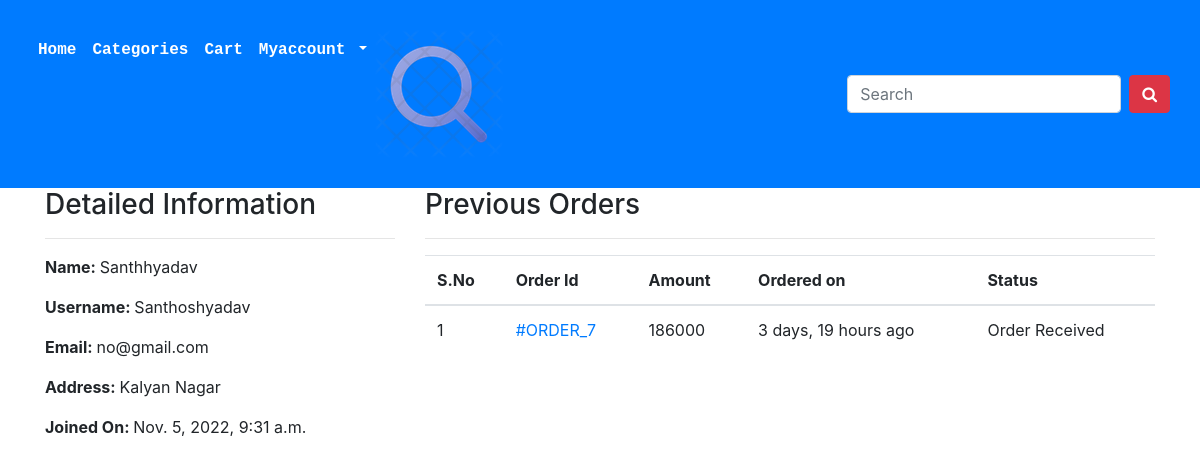
Screenshot of /profile/ (signed in) with the database file from the repository.
### ecomapp/models.py (models this page shows, shortened)
class Customer(models.Model):
    user = models.OneToOneField(User, on_delete=models.CASCADE)
    full_name = models.CharField(max_length=200)
    address = models.CharField(max_length=200, null=True, blank=True)
    joined_on = models.DateTimeField(auto_now_add=True)

class Order(models.Model):
    cart = models.OneToOneField(Cart, on_delete=models.CASCADE)
    ordered_by = models.CharField(max_length=200)
    shipping_address = models.CharField(max_length=200)
    mobile = models.CharField(max_length=10)
    email = models.EmailField(null=True, blank=True)
    subtotal = models.PositiveIntegerField()
    discount = models.PositiveIntegerField()
    total = models.PositiveIntegerField()
    order_status = models.CharField(max_length=250, choices=ORDER_STATUS)
    created_at = models.DateTimeField(auto_now_add=True)

### ecomapp/views.py (the view)
# urls.py: path("profile/", CustomerProfileView.as_view(), name="customerprofile"),
class CustomerProfileView(TemplateView):
     template_name = "customerprofile.html"
     def dispatch(self, request, *args, **kwargs):
         if request.user.is_authenticated and Customer.objects.filter(user=request.user).exists():
          pass
         else:
          return redirect("/login/?next=/profile/")
         return super().dispatch(request, *args, **kwargs)
     def get_context_data(self, **kwargs):
         context = super().get_context_data(**kwargs)
         customer = self.request.user.customer
         context['customer'] = customer
         orders = Order.objects.filter(cart__customer=customer).order_by("-id")
         context['orders'] = orders
         return context

### templates/customerprofile.html (shortened to what this page needs)
{% extends 'base.html' %}
{% block content %}
<div class="container">
    <div class="row">
        <div class="col-md-4">
            <h3>Detailed Information</h3><hr>
            <p><span class="font-weight-bold" >Name: </span>{{customer.full_name}}</p>
            <p><span class="font-weight-bold" >Username: </span>{{customer.user.username}}</p>
            <p><span class="font-weight-bold" >Email: </span>{{customer.user.email}}</p>
            <p><span class="font-weight-bold" >Address: </span>{{customer.address}}</p>
            <p><span class="font-weight-bold" >Joined On: </span>{{customer.joined_on}}</p>
        </div>
        <div class="col-md-8">
            <h3>Previous Orders</h3><hr>
            <table class="table">
                <thead>
                    <tr>
                        <th>S.No</th>
                        <th>Order Id</th>
                        <th>Amount</th>
                        <th>Ordered on</th>
                        <th>Status</th>
                    </tr>
                </thead>
                <tbody>
                    {% for ord in orders %}
                    <tr>
                        <td>{{forloop.counter}}</td>
                        <td><a href="{% url 'ecomapp:customerorderdetail' ord.pk %}">#ORDER_{{ord.id}}</a></td>
                        <td>{{ord.total}}</td>
                        <td>{{ord.created_at|timesince}} ago</td>
                        <td>{{ord.order_status}}</td>
                    </tr>
                    {% endfor %}
                </tbody>
            </table>
        </div>
    </div>
    {% endblock %}

### templates/base.html (style rules this page uses)
body { overflow: scroll; }

### rows the page displays
Customer: full_name "Santhhyadav", user.username "Santhoshyadav", user.email "no@gmail.com", address "Kalyan Nagar", joined_on "Nov. 5, 2022, 9:31 a.m."
Order: id "7", total "186000", created_at "3 days, 19 hours", order_status "Order Received"
